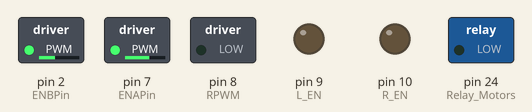
The sketch below on a simulated Arduino Mega 2560, built with avr-gcc and run on an emulated ATmega2560. Parts: switched loads named in the sketch (green lamp = pin HIGH), output pins drawn as LEDs (lit = HIGH). What the sketch prints to the serial monitor is not drawn.

Above: at 0.3 s.
At 8.3 s:
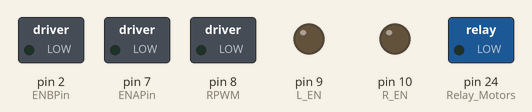
At 39.73 s:
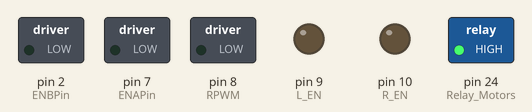
Timing chart, 0 to 40.0 s (numbered marks = the images above):
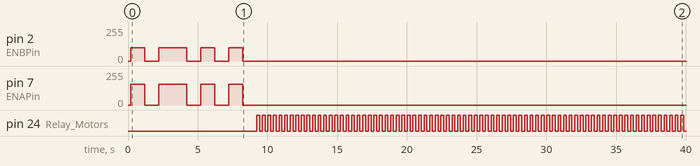

Measured:
- by itself, pin 2 (ENBPin): 0/255 → 100/255 at 0.21 s, → 0/255 1.0 s later, → 100/255 1.0 s later, → 0/255 2.0 s later, … (8 changes in this stretch)
- by itself, pin 7 (ENAPin): 0/255 → 155/255 at 0.21 s, → 0/255 1.0 s later, → 155/255 1.0 s later, → 0/255 2.0 s later, … (8 changes in this stretch)
- by itself, pin 24 (Relay_Motors): LOW → HIGH at 9.2 s, → LOW 0.20 s later, → HIGH 0.20 s later, → LOW 0.20 s later, … (154 changes in this stretch)

The sketch:

Motores.ino
```cpp
#include <Arduino.h>
#include <Wire.h>

//Motor A
#define ENAPin 7                // EN Pins need a digital pin with PWM
#define IN1Pin 6                // IN Pins dont need digital PWM
#define IN2Pin 5
//Motor B
#define ENBPin 2                // EN Pins need a digital pin with PWM
#define IN3Pin 4                // IN Pins dont need digital PWM
#define IN4Pin 3

//Motor Blades
#define RPWM 8
#define L_EN 9
#define R_EN 10

//Relay Switch
#define Relay_Motors 24

int I=1;
 bool Cutting_Blades_Activate    = 1;


    byte PWM_Blade_Speed            = 245;

  int Max_Tracking_Turn_Right    = 150;
  int Max_Tracking_Turn_Left     = 150;

  //Wheel Motor Setup
  byte Max_Cycles                 = 150;
  byte PWM_MaxSpeed_LH            = 100;
  byte PWM_MaxSpeed_RH            = 155;


void setup() {
  Serial.begin(115200);
  Setup_Relays();
  Setup_Motor_Pins();
  }

void loop() {
Test_Wheel_Motors();

Serial.println();

}  // End Loop
```

Apply_Setup.ino
```cpp
void Setup_Relays() {
  pinMode(Relay_Motors, OUTPUT);
  delay(5);
  Turn_Off_Relay();
  delay(5);
  }

void Setup_Motor_Pins() {
  pinMode(L_EN, OUTPUT);
  pinMode(R_EN, OUTPUT);
  pinMode(RPWM, OUTPUT);
  }


void  Turn_On_Relay() {
   Serial.print("Relay:ON|");
   digitalWrite(Relay_Motors, LOW);
   }

void  Turn_Off_Relay() {
   Serial.print("Relay:Off|");
   digitalWrite(Relay_Motors, HIGH);
   }
```

Motor_Action.ino
```cpp
void Motor_Action_Go_Full_Speed()     {
      analogWrite(ENAPin, PWM_MaxSpeed_RH);
      analogWrite(ENBPin, PWM_MaxSpeed_LH);
      Serial.print(F("Wheel:FULL|"));
      }

void Motor_Action_GoFullSpeed_Out_Garage()     {
  analogWrite(ENAPin, PWM_MaxSpeed_RH);
  analogWrite(ENBPin, PWM_MaxSpeed_LH);
  Serial.print(F("Wheel:FULL|"));
  }


void SetPins_ToGoForwards()     {
  digitalWrite(IN1Pin, LOW);
  digitalWrite(IN2Pin, HIGH);
  digitalWrite(IN3Pin, LOW);
  digitalWrite(IN4Pin, HIGH);
  Serial.print(F("Wheel:For|"));
  }


void SetPins_ToGoBackwards()      {
  digitalWrite(IN1Pin, HIGH);                                     // Motor 1
  digitalWrite(IN2Pin, LOW);
  digitalWrite(IN3Pin, HIGH);                                     // Motor 2
  digitalWrite(IN4Pin, LOW);
  Serial.print(F("Wheel:Rev|"));
  delay(20);
  }


void Motor_Action_Stop_Motors()  {
  digitalWrite(ENAPin, 0);
  digitalWrite(IN1Pin, LOW);                                    //Motor 1
  digitalWrite(IN2Pin, LOW);

  digitalWrite(ENBPin, 0);                                      //Motor 2
  digitalWrite(IN3Pin, LOW);
  digitalWrite(IN4Pin, LOW);

  Serial.print(F("Wheel:0FF|"));
}


void SetPins_ToTurnLeft()       {
    digitalWrite(IN1Pin, LOW);
    digitalWrite(IN2Pin, HIGH);
    digitalWrite(IN3Pin, HIGH);                                  // Motor 2
    digitalWrite(IN4Pin, LOW);
    Serial.print(F("Wheel:TL_|"));
    }


void SetPins_ToTurnRight() {
      digitalWrite(IN1Pin, HIGH);                                   // Motor 1
      digitalWrite(IN2Pin, LOW);
      digitalWrite(IN3Pin, LOW);                                    //Motor 2
      digitalWrite(IN4Pin, HIGH);
      Serial.print(F("Wheel:R|"));
      }

void Motor_Action_Turn_Speed() {
      analogWrite(ENAPin, (PWM_MaxSpeed_RH - 0) );
      analogWrite(ENBPin, (PWM_MaxSpeed_LH - 0) );
      }

void Motor_Action_Spin_Blades()  {
  if (Cutting_Blades_Activate == 1) {
    delay(20);
    digitalWrite(R_EN, HIGH);
    digitalWrite(L_EN, HIGH);
    delay(20);
    analogWrite(RPWM, PWM_Blade_Speed);
    delay(20);
    Serial.print("Blades:ON_|");
   }

  if (Cutting_Blades_Activate == 0) {
    void StopSpinBlades();
  }
}

void Motor_Action_Stop_Spin_Blades()  {
  delay(20);
  digitalWrite(R_EN, LOW);
  digitalWrite(L_EN, LOW);
  delay(20);
  Serial.print("Blades:0FF|");
}
```

Test_Mower_Sketches.ino
```cpp
void Test_Relay() {

  digitalWrite(Relay_Motors, HIGH);
  Serial.println("Relay OFF");

  digitalWrite(Relay_Motors, LOW);
  Serial.println("Relay ON");
}


void Test_Wheel_Motors() {

  digitalWrite(Relay_Motors, LOW);
  delay(200);
  if (I == 1) {

  SetPins_ToTurnLeft();
  Motor_Action_Go_Full_Speed();
  delay(1000);
  Motor_Action_Stop_Motors();
  delay(1000);

  SetPins_ToTurnRight();
  Motor_Action_Go_Full_Speed();
  delay(2000);
  Motor_Action_Stop_Motors();
  delay(1000);

  SetPins_ToGoForwards();
  Motor_Action_Go_Full_Speed();
  delay(1000);
  Motor_Action_Stop_Motors();
  delay(1000);

  SetPins_ToGoBackwards();
  Motor_Action_Go_Full_Speed();
  delay(1000);
  Motor_Action_Stop_Motors();
  delay(1000);

  I = 2;
  }
  digitalWrite(Relay_Motors, HIGH);
  delay(200);
}


void Test_Mower_Blade_Motor() {

  digitalWrite(Relay_Motors, LOW);
  delay(200);
  delay(1000);
  Serial.println("Blades ON");
  Motor_Action_Spin_Blades();
  delay(7000);


  Motor_Action_Stop_Spin_Blades();
  delay(2000);
  digitalWrite(Relay_Motors, HIGH);
  delay(200);

  }
```
